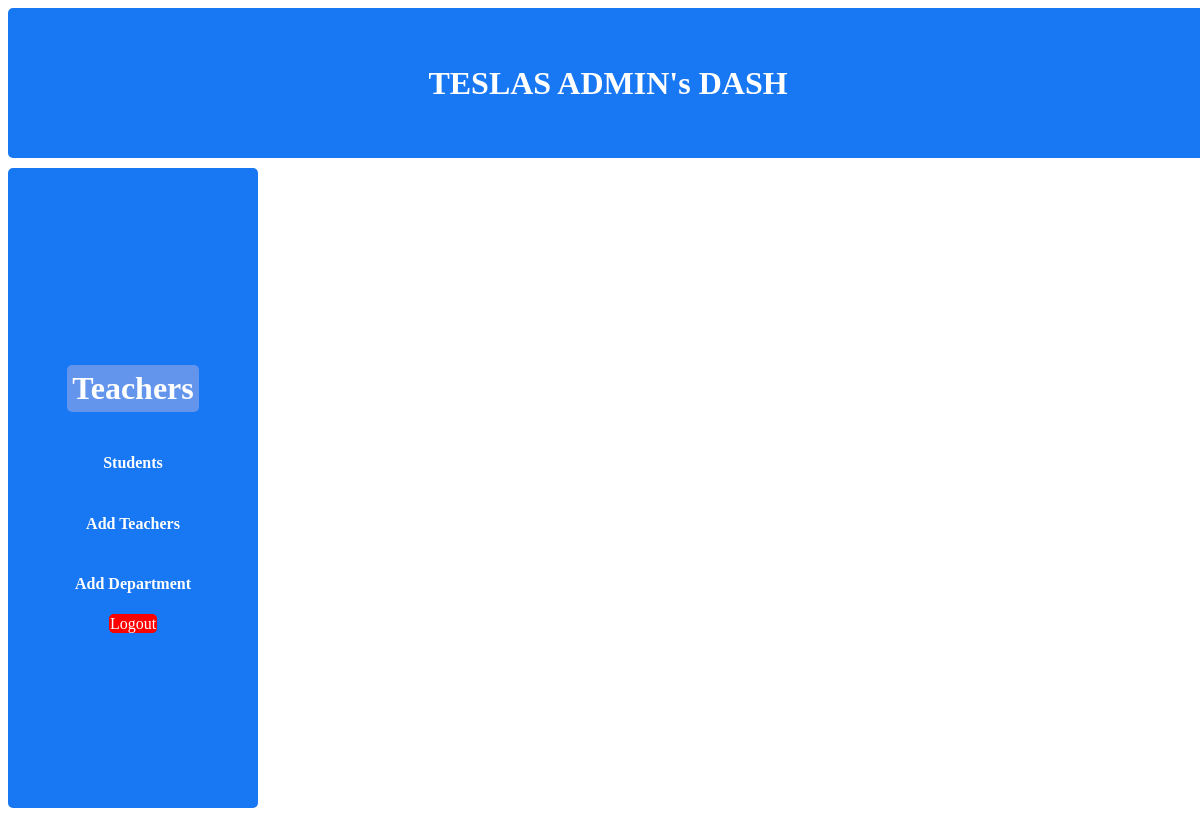
The app's page /admindash, older data.
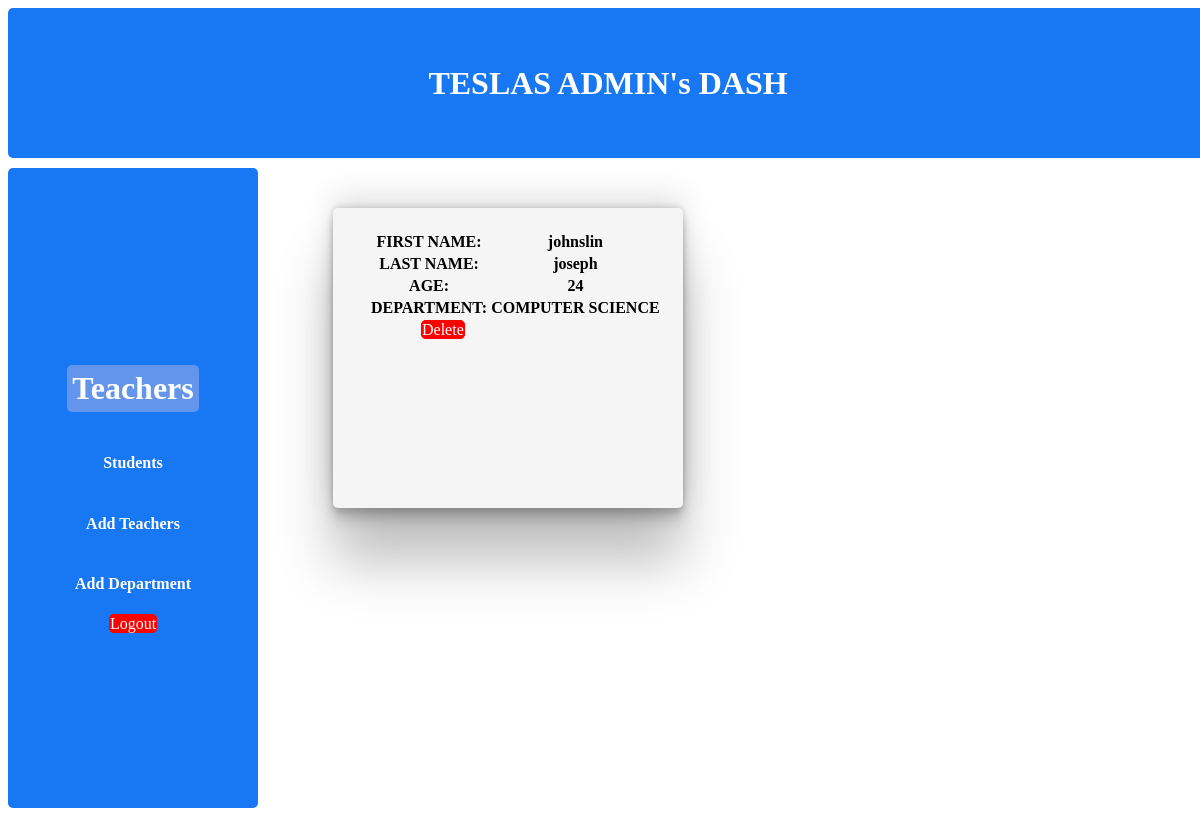
The same page, newer data.
### cmsapp/models.py (models this page shows)
class Faculties(models.Model):
    user = models.OneToOneField(settings.AUTH_USER_MODEL, on_delete=models.CASCADE)
    first_name = models.CharField(max_length=30)
    last_name = models.CharField(max_length=30)
    age = models.IntegerField()
    department = models.ForeignKey(College, on_delete=models.CASCADE)
    is_first_login = models.BooleanField(default=True)
    staff = models.ForeignKey(User, on_delete=models.CASCADE, related_name='faculty_staff')  # Updated related_name

class College(models.Model):
    department = models.CharField(max_length=50)

### cmsapp/views.py (the view)
# urls.py: path('admindash',views.admindash,name="admindash"),
def admindash(request):
    staff_profiles = Faculties.objects.filter(staff=True)
    department=College.objects.all()
    return render(request,"admindash.html",{"staff_profiles":staff_profiles ,"department":department})

### Templates/admindash.html (shortened to what this page needs)
{% load static %}
<!DOCTYPE html>
<html lang="en">
  <head>
    <link rel="stylesheet" href="{% static 'css/admindash.css' %}" />
    <link
      rel="stylesheet"
      href="https://cdn.jsdelivr.net/npm/bootstrap-icons@1.11.3/font/bootstrap-icons.min.css"
    />
  </head>
  <body>
    <div class="main">
      <div class="mainnav">
        <h1>TESLAS ADMIN's DASH</h1>
      </div>
      <div class="dash">
        <div class="dashmenu">
          <h1><a href="{% url 'admindash' %}">Teachers</a></h1>
          <h4><a href="{% url  'admindashstudents' %}">Students</a></h4>
          <h4><a href="{% url 'addstaff' %}">Add Teachers</a></h4>
          <h4><a href="{% url 'add_department' %}">Add Department</a></h4>
          <span><a href="{% url 'logoutuser' %}" style="background-color: red; border-radius: 5px; border:1px red solid; text-decoration: none; color: white;">Logout</a></span>
        </div>
        <div class="dashwork" >
          {% for i in staff_profiles %}
          <div class="card" style="margin-top: -500px;">
            <div class="profname" style="margin-top: -50px;">
              <table >
                <tr>
                  <th>FIRST NAME:</th>
                  <th>{{ i.first_name }}</th>
                </tr>
                <br />
                <tr>
                  <th>LAST NAME:</th>
                  <th>{{ i.last_name }}</th>
                </tr>
                <br />
                <tr>
                  <th>AGE:</th>
                  <th>{{ i.age }}</th>
                </tr>
                <br/>
                <tr>
                    <th>DEPARTMENT:</th>
                    <th> {{i.department.department}}</th>
                </tr>
                <tr>
                   <td><a href="{% url 'removeuser' i.pk %}" style="background-color: red; border-radius: 5px; border:1px red solid; text-decoration: none; color: white;margin-left: 50px;">Delete</a></td>
                </tr>
                <br/>
              </table>
            </div>
          </div>
          {% endfor %}
        </div>
      </div>
    </div>
  </body>
</html>

Row changes from the older to the newer data that the page shows:
added Faculties: first_name "johnslin", last_name "joseph", age "24", department.department "COMPUTER SCIENCE"
